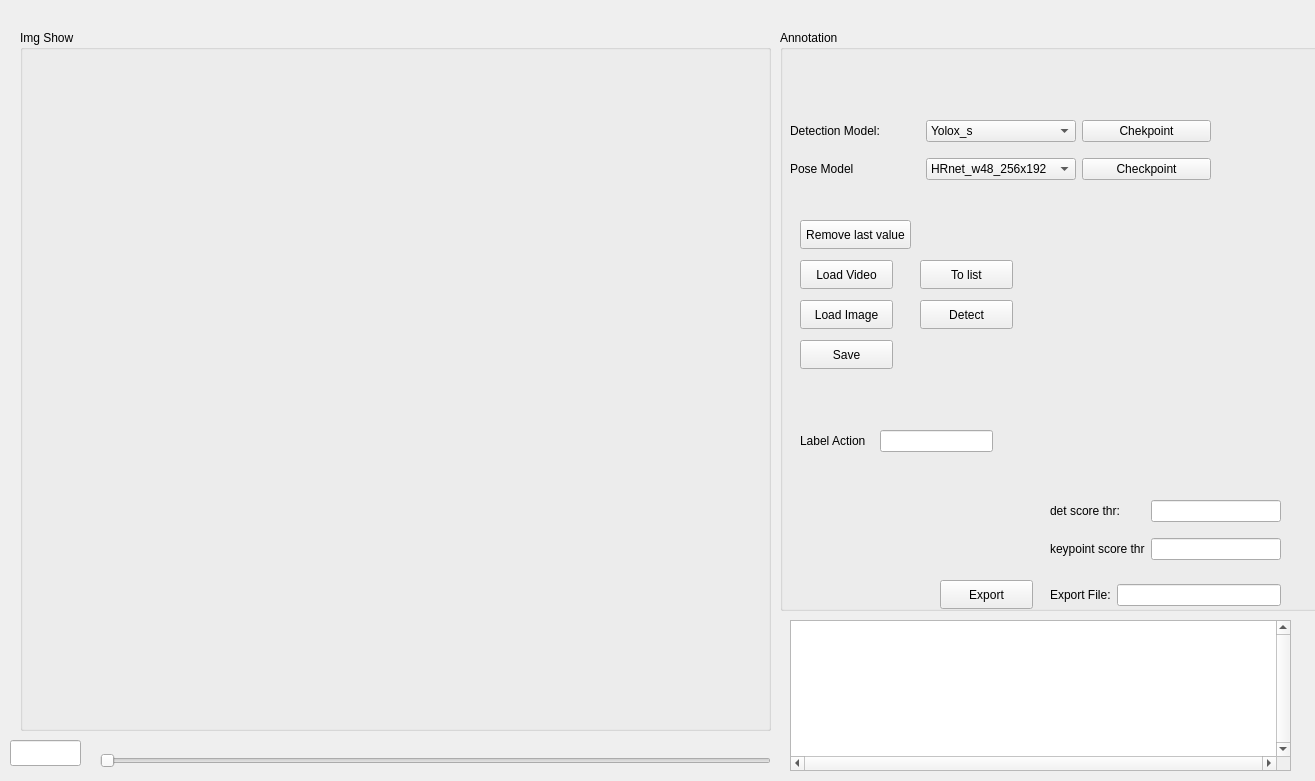
<?xml version="1.0" encoding="UTF-8"?>
<ui version="4.0">
 <class>Widget</class>
 <widget class="QWidget" name="Widget">
  <property name="geometry">
   <rect>
    <x>0</x>
    <y>0</y>
    <width>1315</width>
    <height>781</height>
   </rect>
  </property>
  <property name="windowTitle">
   <string>Widget</string>
  </property>
  <widget class="QGroupBox" name="groupBox">
   <property name="geometry">
    <rect>
     <x>20</x>
     <y>30</y>
     <width>751</width>
     <height>701</height>
    </rect>
   </property>
   <property name="title">
    <string>Img Show</string>
   </property>
   <widget class="QLabel" name="Label_Img_Show">
    <property name="geometry">
     <rect>
      <x>20</x>
      <y>40</y>
      <width>701</width>
      <height>641</height>
     </rect>
    </property>
    <property name="text">
     <string/>
    </property>
   </widget>
  </widget>
  <widget class="QGroupBox" name="groupBox_2">
   <property name="geometry">
    <rect>
     <x>780</x>
     <y>30</y>
     <width>541</width>
     <height>581</height>
    </rect>
   </property>
   <property name="title">
    <string>Annotation </string>
   </property>
   <widget class="QWidget" name="gridLayoutWidget">
    <property name="geometry">
     <rect>
      <x>10</x>
      <y>80</y>
      <width>421</width>
      <height>81</height>
     </rect>
    </property>
    <layout class="QGridLayout" name="gridLayout">
     <item row="1" column="0">
      <widget class="QLabel" name="label_2">
       <property name="text">
        <string>Pose Model</string>
       </property>
      </widget>
     </item>
     <item row="1" column="1">
      <widget class="QComboBox" name="Cbox_pose_model">
       <item>
        <property name="text">
         <string>HRnet_w48_256x192</string>
        </property>
       </item>
      </widget>
     </item>
     <item row="0" column="1">
      <widget class="QComboBox" name="Cbox_det_model">
       <item>
        <property name="text">
         <string>Yolox_s</string>
        </property>
       </item>
      </widget>
     </item>
     <item row="0" column="0">
      <widget class="QLabel" name="label">
       <property name="text">
        <string>Detection Model:</string>
       </property>
      </widget>
     </item>
     <item row="0" column="2">
      <widget class="QPushButton" name="btn_checkpoint_det">
       <property name="text">
        <string>Chekpoint</string>
       </property>
      </widget>
     </item>
     <item row="1" column="2">
      <widget class="QPushButton" name="btn_checkpoint_pose">
       <property name="text">
        <string>Checkpoint</string>
       </property>
      </widget>
     </item>
    </layout>
   </widget>
   <widget class="QPushButton" name="btn_save">
    <property name="geometry">
     <rect>
      <x>20</x>
      <y>310</y>
      <width>93</width>
      <height>29</height>
     </rect>
    </property>
    <property name="text">
     <string>Save</string>
    </property>
   </widget>
   <widget class="QPushButton" name="btn_detect_vid">
    <property name="geometry">
     <rect>
      <x>140</x>
      <y>270</y>
      <width>93</width>
      <height>29</height>
     </rect>
    </property>
    <property name="text">
     <string>Detect</string>
    </property>
   </widget>
   <widget class="QPushButton" name="btn_remove_last">
    <property name="geometry">
     <rect>
      <x>20</x>
      <y>190</y>
      <width>111</width>
      <height>29</height>
     </rect>
    </property>
    <property name="text">
     <string>Remove last value</string>
    </property>
   </widget>
   <widget class="QPushButton" name="btn_export">
    <property name="geometry">
     <rect>
      <x>160</x>
      <y>550</y>
      <width>93</width>
      <height>29</height>
     </rect>
    </property>
    <property name="text">
     <string>Export</string>
    </property>
   </widget>
   <widget class="QPushButton" name="btn_load_video">
    <property name="geometry">
     <rect>
      <x>20</x>
      <y>230</y>
      <width>93</width>
      <height>29</height>
     </rect>
    </property>
    <property name="text">
     <string>Load Video</string>
    </property>
   </widget>
   <widget class="QPushButton" name="btn_load_image">
    <property name="geometry">
     <rect>
      <x>20</x>
      <y>270</y>
      <width>93</width>
      <height>29</height>
     </rect>
    </property>
    <property name="text">
     <string>Load Image</string>
    </property>
   </widget>
   <widget class="QWidget" name="gridLayoutWidget_5">
    <property name="geometry">
     <rect>
      <x>270</x>
      <y>460</y>
      <width>231</width>
      <height>81</height>
     </rect>
    </property>
    <layout class="QGridLayout" name="gridLayout_5">
     <item row="0" column="1">
      <widget class="QLineEdit" name="LEdit_det_thr"/>
     </item>
     <item row="1" column="0">
      <widget class="QLabel" name="label_6">
       <property name="text">
        <string>keypoint score thr</string>
       </property>
      </widget>
     </item>
     <item row="1" column="1">
      <widget class="QLineEdit" name="LEdit_kpt_thr"/>
     </item>
     <item row="0" column="0">
      <widget class="QLabel" name="label_5">
       <property name="text">
        <string>det score thr:</string>
       </property>
      </widget>
     </item>
    </layout>
   </widget>
   <widget class="QWidget" name="gridLayoutWidget_3">
    <property name="geometry">
     <rect>
      <x>270</x>
      <y>550</y>
      <width>231</width>
      <height>31</height>
     </rect>
    </property>
    <layout class="QGridLayout" name="gridLayout_3">
     <item row="0" column="0">
      <widget class="QLabel" name="label_7">
       <property name="text">
        <string>Export File:</string>
       </property>
      </widget>
     </item>
     <item row="0" column="1">
      <widget class="QLineEdit" name="Edit_file_name"/>
     </item>
    </layout>
   </widget>
   <widget class="QLineEdit" name="Label_Edit">
    <property name="geometry">
     <rect>
      <x>100</x>
      <y>400</y>
      <width>113</width>
      <height>22</height>
     </rect>
    </property>
    <property name="maxLength">
     <number>1</number>
    </property>
   </widget>
   <widget class="QLabel" name="label_8">
    <property name="geometry">
     <rect>
      <x>20</x>
      <y>400</y>
      <width>95</width>
      <height>22</height>
     </rect>
    </property>
    <property name="text">
     <string>Label Action</string>
    </property>
   </widget>
   <widget class="QPushButton" name="btn_tolist">
    <property name="geometry">
     <rect>
      <x>140</x>
      <y>230</y>
      <width>93</width>
      <height>29</height>
     </rect>
    </property>
    <property name="text">
     <string>To list</string>
    </property>
   </widget>
  </widget>
  <widget class="QSlider" name="slider_frame_no">
   <property name="geometry">
    <rect>
     <x>100</x>
     <y>750</y>
     <width>671</width>
     <height>22</height>
    </rect>
   </property>
   <property name="orientation">
    <enum>Qt::Horizontal</enum>
   </property>
  </widget>
  <widget class="QLineEdit" name="LEdit_frame_no">
   <property name="geometry">
    <rect>
     <x>10</x>
     <y>740</y>
     <width>71</width>
     <height>26</height>
    </rect>
   </property>
  </widget>
  <widget class="QTextEdit" name="Text_display">
   <property name="geometry">
    <rect>
     <x>790</x>
     <y>620</y>
     <width>501</width>
     <height>151</height>
    </rect>
   </property>
   <property name="verticalScrollBarPolicy">
    <enum>Qt::ScrollBarAlwaysOn</enum>
   </property>
   <property name="horizontalScrollBarPolicy">
    <enum>Qt::ScrollBarAlwaysOn</enum>
   </property>
   <property name="readOnly">
    <bool>false</bool>
   </property>
  </widget>
 </widget>
 <resources/>
 <connections/>
</ui>
